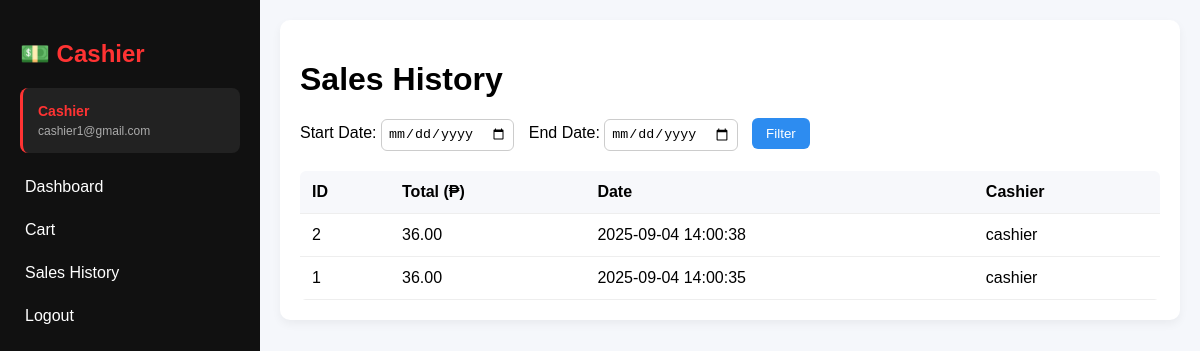
/cashier/sales.php (signed in), run on the app's committed database.
### tables this page shows
CREATE TABLE `sales` (
  `id` int(11) NOT NULL,
  `total` decimal(10,2) NOT NULL,
  `cash` decimal(10,2) NOT NULL,
  `change_amount` decimal(10,2) NOT NULL,
  `sale_date` datetime NOT NULL,
  `total_amount` decimal(10,2) NOT NULL,
  `cash_given` decimal(10,2) NOT NULL DEFAULT 0.00,
  `cashier` varchar(100) NOT NULL
);

### cashier/sales.php (the view, shortened to what this page needs)
<?php
require_once __DIR__ . '/../db.php';
$cashier = $_SESSION['username'];
$start = $_GET['start'] ?? '';
$end = $_GET['end'] ?? '';
$sql = "SELECT * FROM sales WHERE cashier = ? ";
$params = [$cashier];
$types = "s";
$sql .= " ORDER BY sale_date DESC";
$stmt = $conn->prepare($sql);
$stmt->bind_param($types, ...$params);
$stmt->execute();
$res = $stmt->get_result();
$sales = [];
if ($res) {
    while ($r = $res->fetch_assoc()) $sales[] = $r;
}
?>
<!doctype html>
<html>
<head>
</head>
<body>
  <div class="sidebar">
    <h2>💵 Cashier</h2>
    <div class="user-info">
      <div class="role"><?= ucfirst($_SESSION['role']) ?></div>
      <div class="email"><?= htmlspecialchars($_SESSION['email'] ?? '') ?></div>
    </div>
    <ul>
      <li><a href="index.php">Dashboard</a></li>
      <li><a href="cart.php">Cart</a></li>
      <li><a href="sales.php">Sales History</a></li>
      <li><a href="../logout.php">Logout</a></li>
    </ul>
  </div>
  <div class="main">
    <div class="container">
      <h1>Sales History</h1>
      <form method="get">
        <label>Start Date:</label>
        <input type="date" name="start" value="<?= htmlspecialchars($start) ?>">
        <label>End Date:</label>
        <input type="date" name="end" value="<?= htmlspecialchars($end) ?>">
        <button class="btn" type="submit">Filter</button>
      </form>
      <?php if (count($sales) === 0): ?>
        <div class="empty">No sales found for this period.</div>
      <?php else: ?>
      <table>
        <thead>
          <tr>
            <th>ID</th>
            <th>Total (₱)</th>
            <th>Date</th>
            <th>Cashier</th>
          </tr>
        </thead>
        <tbody>
          <?php foreach ($sales as $s): ?>
            <tr>
              <td><?= $s['id'] ?></td>
              <td><?= number_format($s['total'], 2) ?></td>
              <td><?= $s['sale_date'] ?></td>
              <td><?= htmlspecialchars($s['cashier']) ?></td>
            </tr>
          <?php endforeach; ?>
        </tbody>
      </table>
      <?php endif; ?>
    </div>
  </div>
</body>
</html>

### cashier/sales.php (style rules this page uses)
body { margin:0; font-family:Arial, sans-serif; background:#f5f7fb; display:flex; }
.sidebar { width:220px; background:#111; color:#fff; min-height:100vh; padding:20px; }
.sidebar h2 { margin-bottom:20px; color:#ff3333; }
.sidebar .user-info { background: #222; padding: 15px; border-radius: 8px; margin-bottom: 20px; border-left: 3px solid #ff3333; }
.sidebar .user-info .role { color: #ff3333; font-weight: bold; font-size: 14px; margin-bottom: 5px; }
.sidebar .user-info .email { color: #aaa; font-size: 12px; word-break: break-all; }
.sidebar ul { list-style:none; padding:0; }
.sidebar ul li { margin:15px 0; }
.sidebar ul li a { color:#fff; text-decoration:none; display:block; padding:5px; border-radius:4px; transition:0.3s; }
.main { flex:1; padding:20px; }
.container { background:#fff; padding:20px; border-radius:10px; box-shadow:0 4px 10px rgba(0,0,0,0.05); }
h1 { margin-bottom:20px; }
form { margin-bottom:20px; }
input[type="date"] { padding:6px; border:1px solid #ccc; border-radius:6px; margin-right:10px; }
.btn { padding:8px 14px; background:#2d8cf0; color:#fff; border:none; border-radius:6px; cursor:pointer; }
table { width:100%; border-collapse:collapse; background:#fff; border-radius:6px; overflow:hidden; }
th, td { padding:12px; border-bottom:1px solid #eee; text-align:left; }
th { background:#f7f8fb; font-weight:600; }

### data on the page
sales: id "2", total "36.00", sale_date "2025-09-04 14:00:38", cashier "cashier"
sales: id "1", total "36.00", sale_date "2025-09-04 14:00:35", cashier "cashier"

### other printed values
$_SESSION['role'] "Cashier"
$_SESSION['email'] "cashier1@gmail.com"
